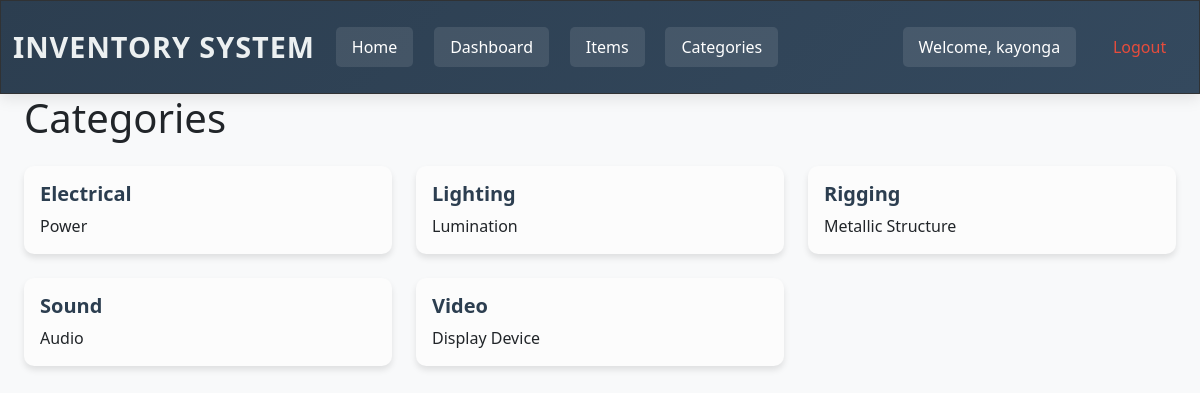
Page /categories/ (signed in) on the committed database.
### inventory/models.py (models this page shows, shortened)
class Category(models.Model):
    name = models.CharField(max_length=100, unique=True)
    description = models.TextField(blank=True)
    created_at = models.DateTimeField(auto_now_add=True)
    updated_at = models.DateTimeField(auto_now=True)
    class Meta:
        verbose_name_plural = "Categories"
        ordering = ['name']

### inventory/views.py (the view)
# urls.py: path("categories/", CategoryListView.as_view(), name="category-list"),
class CategoryListView(ListView):
    model = Category
    template_name = "inventory/category_list.html"
    context_object_name = "categories"

### inventory/templates/inventory/category_list.html
{% extends 'inventory/base.html' %} {% block content %}
<div class="container-fluid">
  <div class="row">
    <div class="col-12">
      <h1 class="mb-4">Categories</h1>
      {% if categories %}
      <div class="row">
        {% for category in categories %}
        <div class="col-md-4 mb-4">
          <div class="card">
            <div class="card-body">
              <h5 class="card-title">{{ category.name }}</h5>
              <p class="card-text">
                {{ category.description|default:"No description" }}
              </p>
            </div>
          </div>
        </div>
        {% endfor %}
      </div>
      {% else %}
      <div class="card">
        <div class="card-body text-center py-5">
          <h4 class="text-muted">No categories found</h4>
        </div>
      </div>
      {% endif %}
    </div>
  </div>
</div>
{% endblock content %}

### inventory/templates/inventory/navigation.html (shortened to what this page needs)
<nav class="navbar navbar-expand-lg navbar-dark bg-dark navigation">
  <div class="container-fluid">
    <a class="navbar-brand" href="{% url 'index' %}">Inventory System</a>
    <div class="collapse navbar-collapse" id="navbarColor01">
      <ul class="navbar-nav me-auto">
        <li class="nav-item">
          <a class="nav-link active" href="{% url 'index' %}">Home</a>
        </li>
        {% if user.is_authenticated %}
        <li class="nav-item">
          <a class="nav-link" href="{% url 'dashboard' %}">Dashboard</a>
        </li>
        <li class="nav-item">
          <a class="nav-link" href="{% url 'item-list' %}">Items</a>
        </li>
        <li class="nav-item">
          <a class="nav-link" href="{% url 'category-list' %}">Categories</a>
        </li>
        {% endif %}
      </ul>
      <ul class="navbar-nav ms-auto">
        {% if user.is_authenticated %}
        <li class="nav-item">
          <span class="nav-link">Welcome, {{ user.username }}</span>
        </li>
        <li class="nav-item">
          <form method="post" action="{% url 'logout' %}" class="d-inline">
            <button type="submit" class="nav-link btn btn-link">Logout</button>
          </form>
        </li>
        {% endif %}
      </ul>
    </div>
  </div>
</nav>

### inventory/static/inventory/css/custom.css (style rules this page uses)
body { background-color: #f8f9fa; font-family: "Segoe UI", Tahoma, Geneva, Verdana, sans-serif; }
.navigation { background: linear-gradient(135deg, #2c3e50 0%, #34495e 100%) !important; box-shadow: 0 4px 15px rgba(0, 0, 0, 0.1); padding: 0.8rem 0; }
.navbar-brand { font-weight: 700; font-size: 1.8rem !important; color: #ecf0f1 !important; text-transform: uppercase; letter-spacing: 1px; transition: all 0.3s ease; }
.navbar-nav .nav-link { color: #ecf0f1 !important; font-weight: 500; padding: 0.5rem 1rem !important; margin: 0 0.2rem; border-radius: 6px; transition: all 0.3s ease; position: relative; }
.navbar-nav .nav-link.active { color: #ffffff !important; background-color: rgb(3, 83, 158); }
.navbar-nav .nav-link::after { content: ""; position: absolute; bottom: 0; left: 50%; width: 0; height: 2px; background: #3498db; transition: all 0.3s ease; transform: translateX(-50%); }
.navbar-nav .nav-link:first-child { color: #ffffff !important; font-weight: 300; background: rgba(255, 255, 255, 0.1); border-radius: 5px; padding: 0.5rem 1rem !important; margin-right: 1rem; }
.navbar-nav .btn-link { color: #e74c3c !important; text-decoration: none; padding: 0.5rem 1rem !important; border-radius: 6px; transition: all 0.3s ease; }
.navigation { animation: slideInDown 0.5s ease-out; }
@media (min-width: 992px) { .navbar-nav .nav-item { position: relative; } }
@media (min-width: 992px) { .navbar-nav .nav-link { margin: 0 0.3rem; } }
.card { border: none; border-radius: 10px; box-shadow: 0 4px 6px rgba(0, 0, 0, 0.1); transition: transform 0.3s ease, box-shadow 0.3s ease; }
.card-title { color: #2c3e50; font-weight: 600; }
.btn { border-radius: 6px; font-weight: 500; transition: all 0.3s ease; }

### rows in the picture
Category: name "Electrical", description "Power"
Category: name "Lighting", description "Lumination"
Category: name "Rigging", description "Metallic Structure"
Category: name "Sound", description "Audio"
Category: name "Video", description "Display Device"

### other values in the picture
{{ user.username }} "kayonga"
